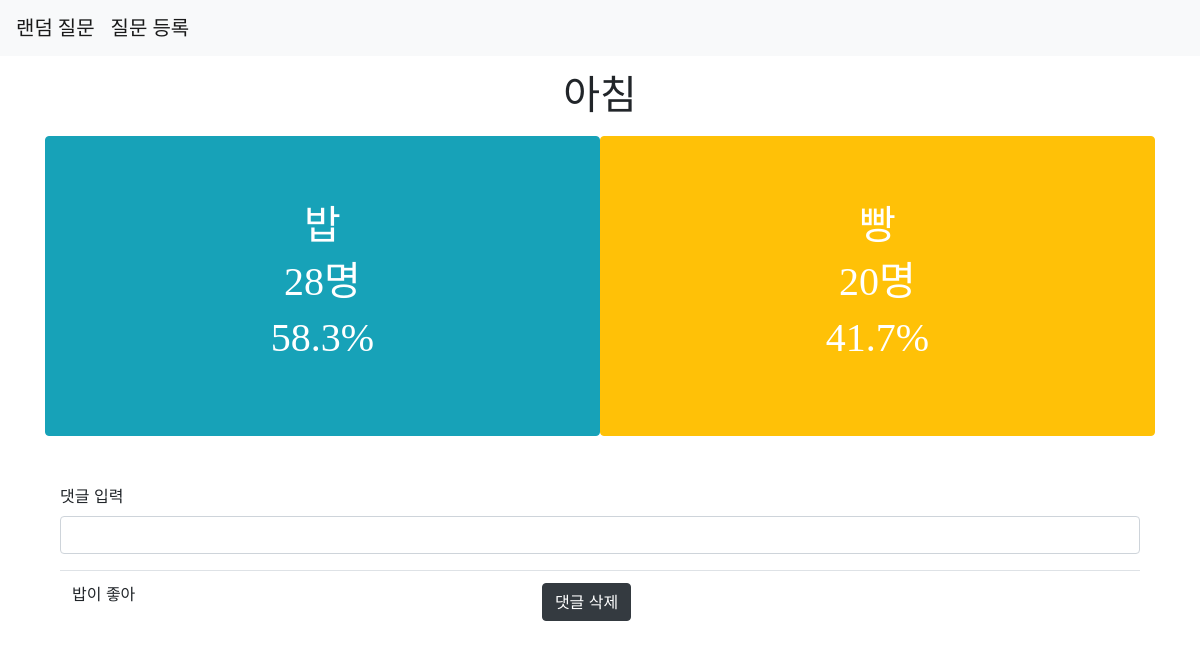
The page /questions/4/detail/4/ on the database as committed earlier.
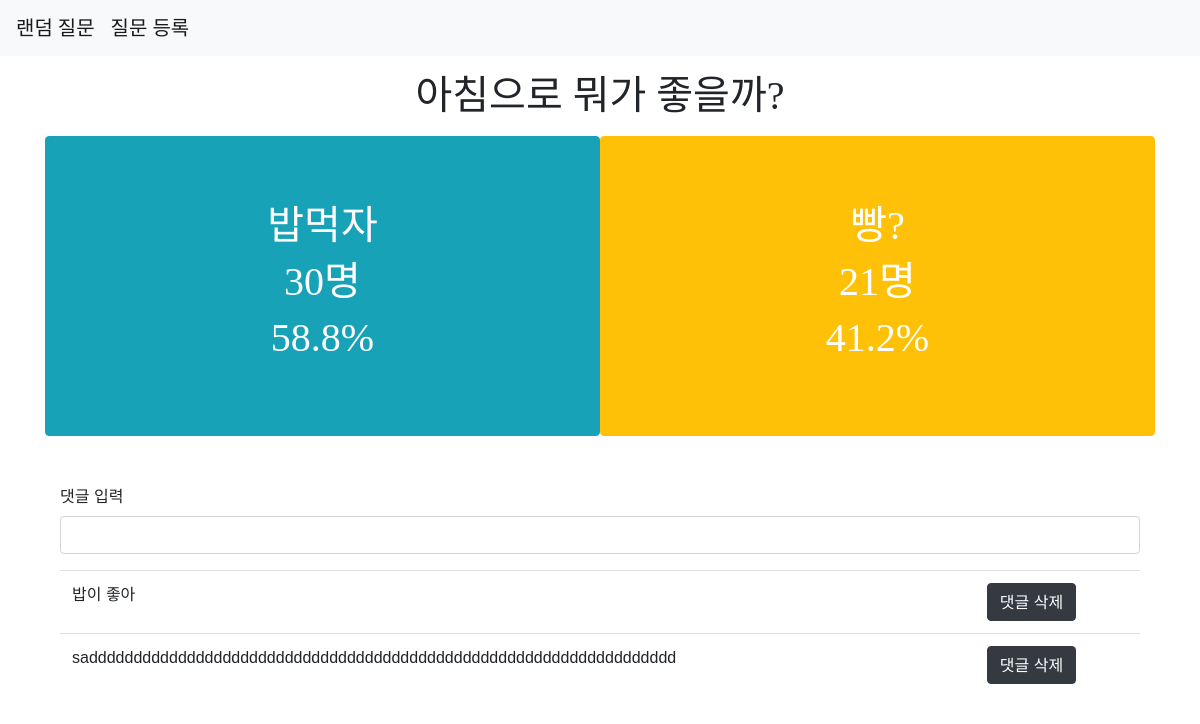
The same page on the database as committed later.
### questions/models.py (models this page shows)
class Question(models.Model):
    title = models.CharField(max_length=50)
    option_left = models.CharField(max_length=50)
    option_right = models.CharField(max_length=50)

class Choice(models.Model):
    question = models.ForeignKey(Question, on_delete=models.CASCADE)
    pick = models.IntegerField()
    comment = models.TextField()

### questions/views.py (the view)
# urls.py: path('<int:question_id>/detail/<int:choice_id>/', views.detail, name="detail"),
def detail(request, question_id, choice_id):
    question = Question.objects.get(id=question_id)
    choices = question.choice_set.all()
    left = 0
    for choice in choices:
        if choice.pick == 1:
            left += 1
    total = len(choices)
    right = total - left
    left_per = round(left / total * 100, 1)
    right_per = round(right / total * 100, 1)
    choice = Choice.objects.get(id=choice_id)
    context = {
        'question': question,
        'left': left,
        'right': right,
        'left_per': left_per,
        'right_per': right_per,
        'choice': choice,
        'choices': choices,
    }
    return render(request, 'detail.html', context)

### questions/templates/detail.html (shortened to what this page needs)
{% extends 'base.html' %}
{% block body %}
  <h1 class="d-flex justify-content-center m-3 title">{{question.title}}</h1>
  <div class="container">
    <div class="row">
      <a style="height: 300px;" class="btn btn-info text-white d-flex flex-column justify-content-center col-6 options">
        <h5>{{question.option_left}}</h5>
        <h5>{{left}}명</h5>
        <h5>{{left_per}}%</h5>
      </a>
      <a class="btn btn-warning text-white d-flex flex-column justify-content-center col-6 options">
        <h5>{{question.option_right}}</h5>
        <h5>{{right}}명</h5>
        <h5>{{right_per}}%</h5>
      </a>
    </div>
  </div>
  <div class="container mt-5">
    <form action="{% url 'questions:answer_create' question.id choice.id %}" method="post">
      <div class="form-group">
        <label for="comment">댓글 입력</label>
        <input type="text" class="form-control" id="comment" name="comment">
      </div>
    </form>
    <table class="table">
      <tbody>
        {% for choice_pick in choices %}
        {% if choice_pick.comment %}
        <tr>
          <td class="answer">{{choice_pick.comment}}</td>
          <td><a class="btn btn-dark" href="{% url 'questions:answer_delete' question.id choice_pick.id %}">댓글 삭제</a></td>
        </tr>
        {% endif %}
        {% endfor %}
      </tbody>
    </table>
  </div>
{% endblock %}

Rows that differ between the two databases and show on the page:
changed Question: title "아침" → "아침으로 뭐가 좋을까?"; option_left "밥" → "밥먹자"; option_right "빵" → "빵?"
now on this page (row edited): Choice: comment "sadddddddddddddddddddddddddddddddddddddddddddddddddddddddddddddddddd"
Other text that changed with them:
{{ left }}: "28" → "30"
{{ left_per }}: "58.3" → "58.8"
{{ right }}: "20" → "21"
{{ right_per }}: "41.7" → "41.2"
